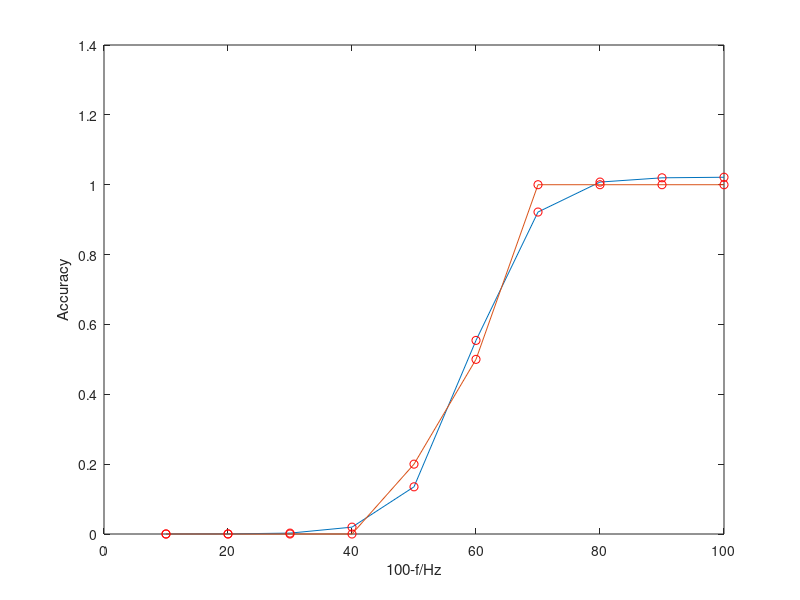

Recreate this plot in MATLAB.
a0=[1,0,0.2];

t=10:10:100; 
p=[0 0 0 0 0.2 0.5 1 1 1 1];

fun=@(a,t)a(1)./(1+(a(1)/a(2)-1)*exp(-a(3).*t));

a= nlinfit(t,p,fun,a0)

plot(t,fun(a,t))
hold on
plot(t,fun(a,t),'ro')
hold on
plot(t,p)
plot(t,p,'ro')
%b = 1.022./(1+(1.8019e+05.*exp(-0.205.*t)));
%plot(t,b)

xlabel('100-f/Hz')
ylabel('Accuracy')